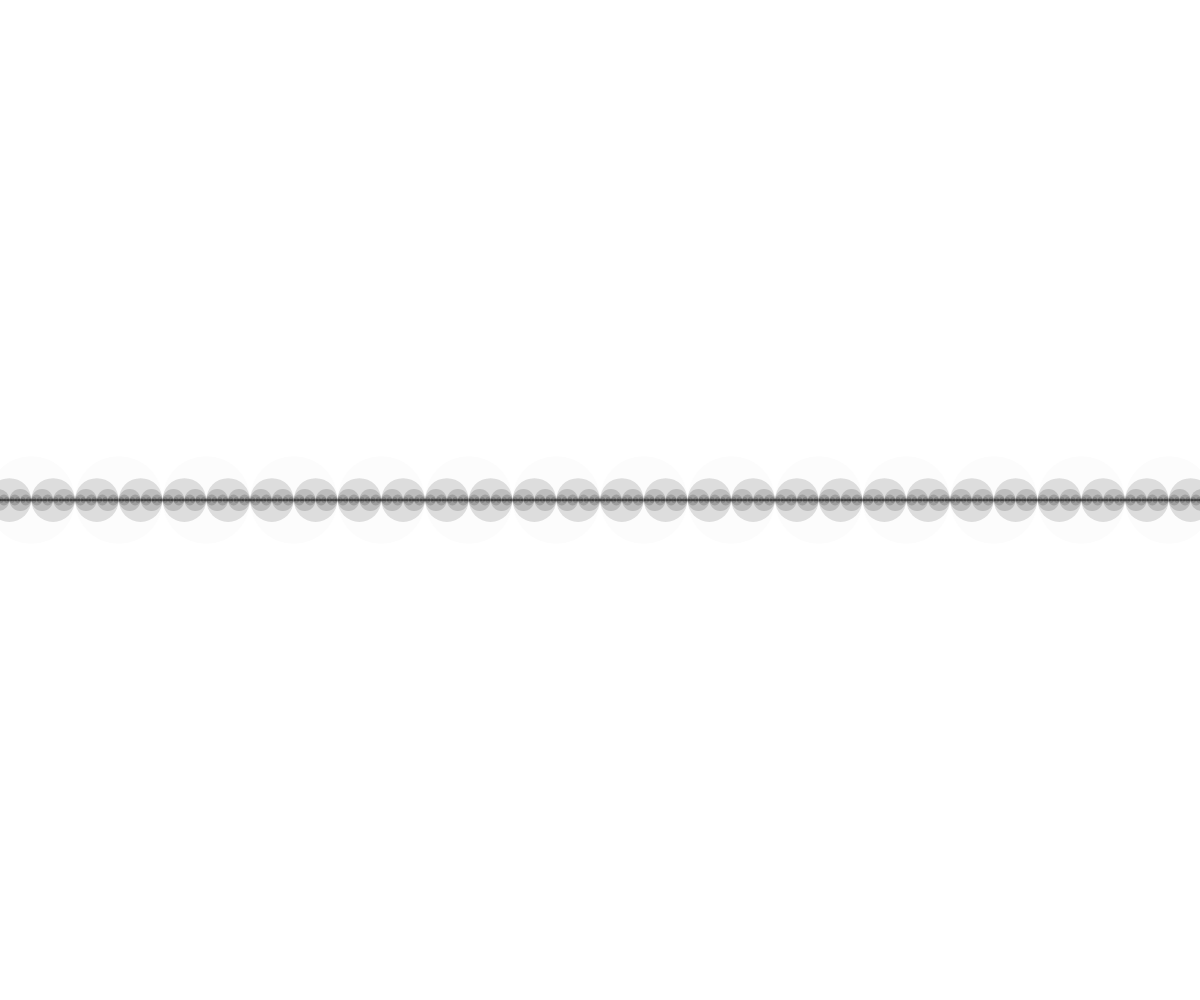
Frame 1 (no input)
Frame 2 (the mouse pressed at the canvas centre, redrawn once): identical to frame 1, image omitted

The p5.js sketch that drew this single still picture (run headless with seeded random() and noise() and a simulated clock; the mouse was pressed at the canvas centre and the sketch redrawn once):

// p5.js sketch
// ── sketch.js
// Fractal Circles



function setup() {
  createCanvas(windowWidth, windowHeight);
  noStroke();
  noLoop();
}

function draw() {
  drawCircle(width / 2, 700, 12);
}

function drawCircle(x, radius, level) {
  // 'level' is the variable that terminates the recursion once it reaches 
  // a certain value (here, 1). If a terminating condition is not 
  // specified, a recursive function keeps calling itself again and again
  // until it runs out of stack space - not a favourable outcome! 
  const tt = 126 * level / 4.0;
  fill(tt);
  ellipse(x, height / 2, radius * 2, radius * 2);
  if (level > 1) {  
    // 'level' decreases by 1 at every step and thus makes the terminating condition
    // attainable
    level = level - 1;  
    drawCircle(x - radius / 2, radius / 2, level);
    drawCircle(x + radius / 2, radius / 2, level);
  }
}
